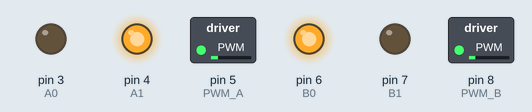
The sketch below on a simulated Arduino Uno, built with avr-gcc and run on an emulated ATmega328P. Shown: switched loads named in the sketch (green lamp = pin HIGH), output pins drawn as LEDs (lit = HIGH).

Above: at 0.1 s.
Timing chart, 0 to 1.6 s (numbered marks = the images above):
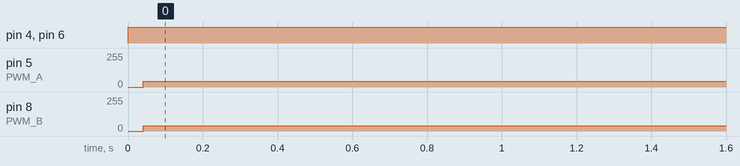

Measured:
- by itself, pin 4 (A1), pin 6 (B0): LOW → HIGH at 0.00 s
- by itself, pin 5 (PWM_A): 0/255 → 44/255 at 0.04 s
- by itself, pin 8 (PWM_B): 0/255 → 39/255 at 0.04 s

The sketch:

JoystickWithMotor.ino
```cpp
// Pin definitions
#define A0 3  // Motor A Direction 1
#define A1 4  // Motor A Direction 2
#define PWM_A 5 // Motor A PWM
#define B0 6  // Motor B Direction 1
#define B1 7  // Motor B Direction 2
#define PWM_B 8 // Motor B PWM

void setup() {
  // Set control pins as output
  pinMode(A0, OUTPUT);
  pinMode(A1, OUTPUT);
  pinMode(PWM_A, OUTPUT);
  pinMode(B0, OUTPUT);
  pinMode(B1, OUTPUT);
  pinMode(PWM_B, OUTPUT);
}

void loop() {
  digitalWrite(A0, LOW);
  digitalWrite(A1, HIGH);
  analogWrite(PWM_A, 255);

  analogWrite(PWM_A, 0);

  digitalWrite(B0, HIGH);
  digitalWrite(B1, LOW);
  analogWrite(PWM_B, 255);

  analogWrite(PWM_B, 0);
}
```
